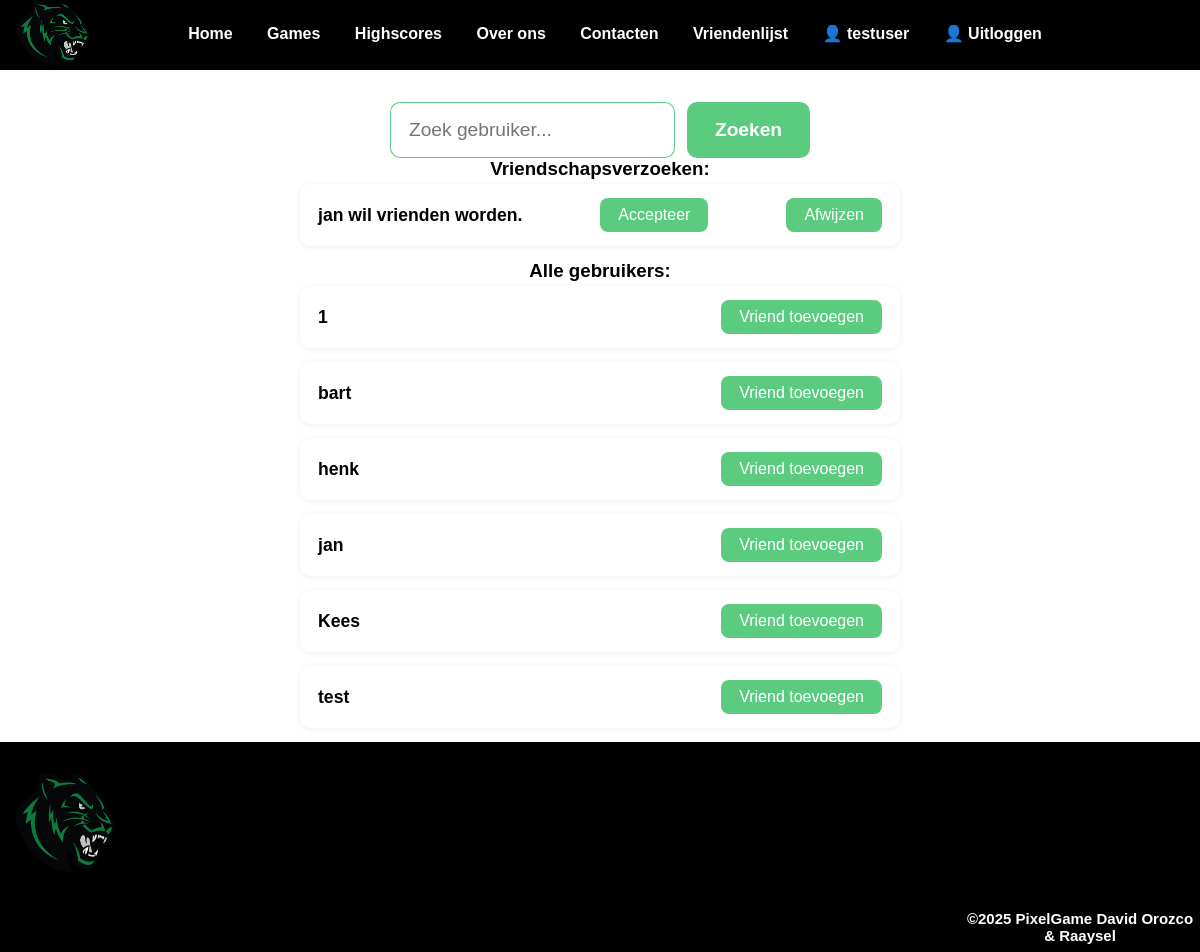
The app's page /vrienden_toevoegen.php (signed in) with its own data.
### tables this page shows
CREATE TABLE `vrienden` (
  `gebruiker_id` int(255) NOT NULL,
  `vrienden_id` int(255) NOT NULL,
  `username` varchar(255) NOT NULL,
  `accepted` tinyint(1) NOT NULL
);

CREATE TABLE `users` (
  `id` int(11) NOT NULL,
  `username` varchar(50) NOT NULL,
  `email` varchar(100) NOT NULL,
  `password` varchar(255) NOT NULL,
  `created_at` timestamp NULL DEFAULT current_timestamp()
);

### vrienden_toevoegen.php (the view, shortened to what this page needs)
<!DOCTYPE html>
<html lang="nl">
<head>
    <link rel="stylesheet" href="css/style.css">
</head>
<body>
<?php
require_once 'header.php';
$db = Database::getInstance();
$conn = $db->getConnection();
$current_id = $_SESSION['id'] ?? 0;
echo '<form class="vrienden-zoek-form" method="GET" action="">
    <input type="text" name="zoek" placeholder="Zoek gebruiker..." value="' . (isset($_GET['zoek']) ? htmlspecialchars($_GET['zoek']) : '') . '">
    <button type="submit">Zoeken</button>
</form>';
try {
$stmt = $conn->prepare("SELECT v.*, u.username FROM vrienden v JOIN users u ON v.gebruiker_id = u.id WHERE v.vrienden_id = :id AND v.accepted = 0");
$stmt->bindParam(':id', $current_id, PDO::PARAM_INT);
$stmt->execute();
$verzoeken = $stmt->fetchAll(PDO::FETCH_ASSOC);
} catch (PDOException $e) {
    echo "<p>Fout bij het ophalen van vriendschapsverzoeken: " . htmlspecialchars($e->getMessage()) . "</p>";
}
if (count($verzoeken) > 0) {
    echo "<h3>Vriendschapsverzoeken:</h3><ul class='vriendenlijst'>";
    foreach ($verzoeken as $verzoek) {
        echo "<li>";
        echo htmlspecialchars($verzoek['username']) . " wil vrienden worden.";
        echo "
            <form action='acceptatie_wijzigen.php' method='POST' style='display:inline;'>
                <input type='hidden' name='username' value='" . htmlspecialchars($verzoek['username']) . "'>
                <button type='submit'>Accepteer</button>
            </form>
            <form action='vriendafwijzen.php' method='POST' style='display:inline;'>
                <input type='hidden' name='username' value='" . htmlspecialchars($verzoek['username']) . "'>
                <button type='submit'>Afwijzen</button>
            </form>
        ";
        echo "</li>";
    }
    echo "</ul>";
} else {
    echo "<p>Je hebt geen nieuwe vriendschapsverzoeken.</p>";
}
$zoek = $_GET['zoek'] ?? '';
if ($zoek !== '') {
    $zoekterm = '%' . $zoek . '%';
    $stmt = $conn->prepare("SELECT id, username FROM users WHERE id != :current_id AND username LIKE :zoekterm");
    $stmt->bindParam(':current_id', $current_id, PDO::PARAM_INT);
    $stmt->bindParam(':zoekterm', $zoekterm, PDO::PARAM_STR);
} else {
    $stmt = $conn->prepare("SELECT id, username FROM users WHERE id != :current_id");
    $stmt->bindParam(':current_id', $current_id, PDO::PARAM_INT);
}
$stmt->execute();
$users = $stmt->fetchAll(PDO::FETCH_ASSOC);
echo "<h3>Alle gebruikers:</h3><ul class='vriendenlijst'>";
foreach ($users as $user) {
    echo "<li>";
    echo htmlspecialchars($user['username']);
    echo "
        <form action='vriendenvoegen.php' method='POST' style='display:inline;'>
            <input type='hidden' name='vrienden_id' value='" . htmlspecialchars($user['id']) . "'>
            <button type='submit'>Vriend toevoegen</button>
        </form>
    ";
    echo "</li>";
}
echo "</ul>";
?>
<?php require_once 'footer.php'; ?>
</body>
</html>

### css/style.css (style rules this page uses)
* { margin:0; padding:0; box-sizing: border-box; }
body { font-family: Arial, Helvetica, sans-serif; font-weight: bold; margin: 0; display: flex; align-items: center; flex-direction: column; position: relative; }
ul.vriendenlijst { list-style: none; padding: 0; margin: 4px auto 0 auto; max-width: 600px; width: 100%; box-sizing: border-box; }
ul.vriendenlijst li { background: #fff; margin-bottom: 14px; padding: 14px 18px; border-radius: 10px; display: flex; justify-content: space-between; align-items: center; box-shadow: 0 1px 6px rgba(0,0,0,0.07); font-size: 1.1rem; box-sizing: border-box; }
ul.vriendenlijst li form { margin: 0; display: inline; }
ul.vriendenlijst li button { background-color: #50c878ef; color: white; border: none; border-radius: 8px; padding: 8px 18px; font-size: 1rem; cursor: pointer; margin-left: 10px; transition: background 0.2s; }
.vrienden-zoek-form { width: 100%; max-width: 400px; margin: 32px auto 0 auto; display: flex; gap: 12px; justify-content: center; }
.vrienden-zoek-form input[type="text"] { flex: 1; padding: 16px 18px; border-radius: 10px; border: 1.5px solid #50c878ef; font-size: 1.2rem; background: #fff; }
.vrienden-zoek-form button[type="submit"] { padding: 16px 28px; border-radius: 10px; border: none; background: #50c878ef; color: #fff; font-size: 1.2rem; font-weight: bold; cursor: pointer; transition: background 0.2s; }
body { padding-top: 70px; }

### records on screen
vrienden: users.username "jan"
users: username "1"
users: username "bart"
users: username "henk"
users: username "jan"
users: username "Kees"
users: username "test"

### other values on screen
$_SESSION['username'] "testuser"
